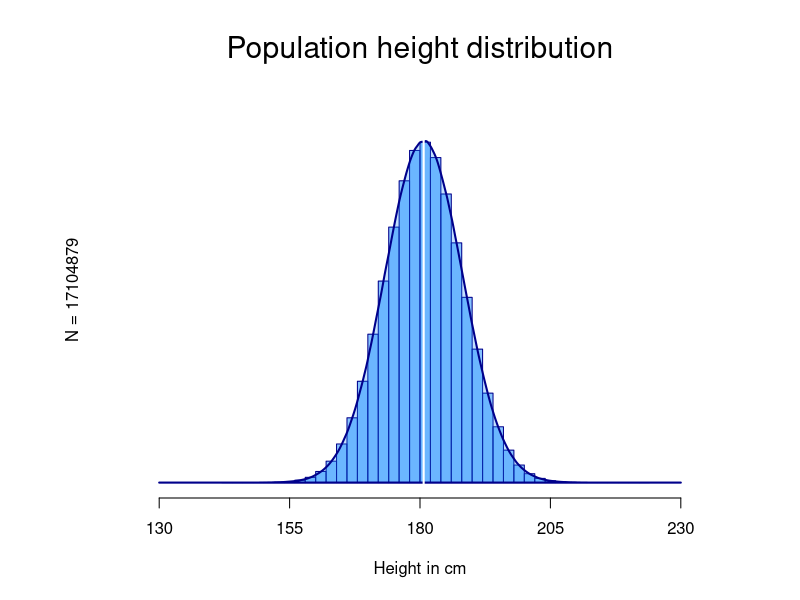
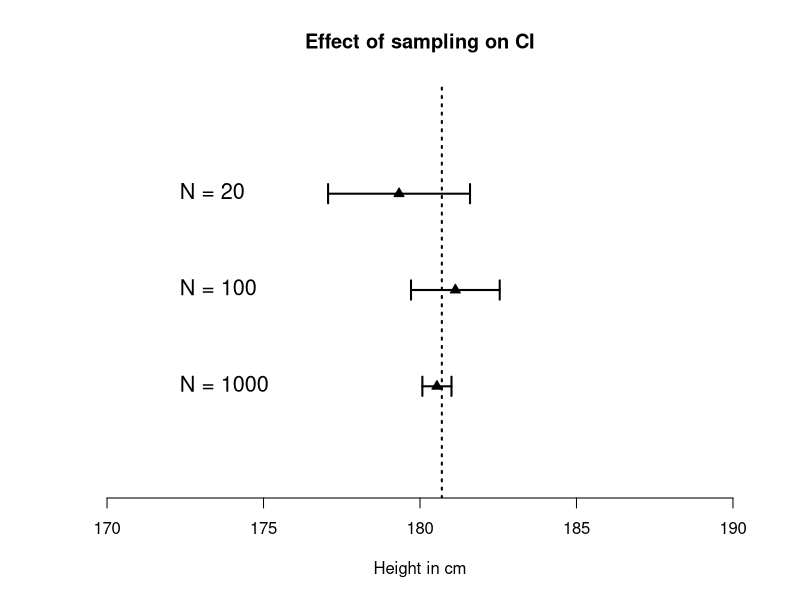
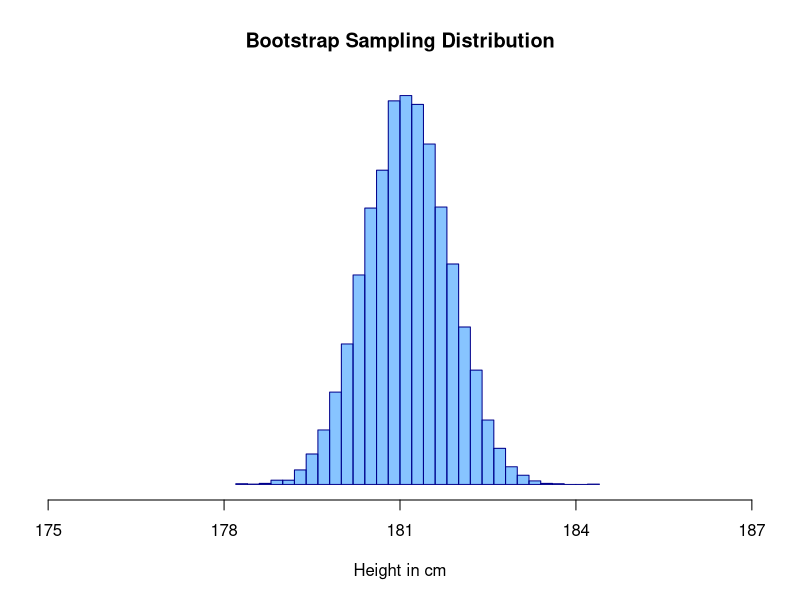
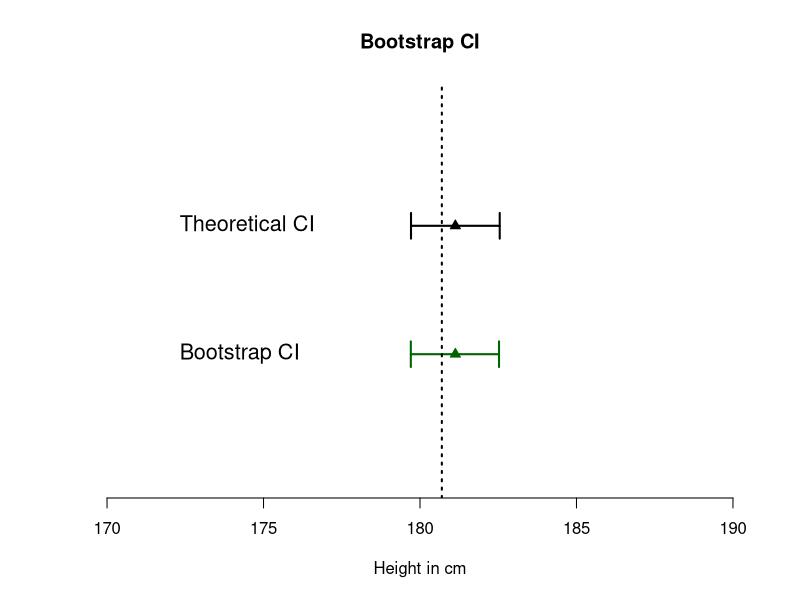

R code for these plots, in order:
## ---- chunk 1
knitr::opts_chunk$set(echo = TRUE)
knitr::opts_chunk$set(dev = 'svg')
## ---- chunk 2
# generate population data
set.seed(3665364)
pop <- rnorm(17104879, mean = 180.7, sd = 7.5)

# plot the distribution
hist(pop, freq = FALSE, ylim = c(0,0.06), xlim = c(120, 240), axes = FALSE, 
     breaks = 30, xlab = "", ylab = "", main = "", col = "#1E90FF88", 
     border = "#00008B")
polygon(density(pop, from = 130, to = 230), cex = 2, col = "#1E90FF44", 
        border = "#00008B", lwd = 2)
abline(v = 180.7, col = "white", lwd = 2)
axis(1, at = c(130,155,180,205,230))
mtext("Population height distribution", side = 3, line = 1, cex = 1.8)
mtext("N = 17104879", side = 2, line = 0)
mtext("Height in cm", side = 1, line = 3)

## ---- chunk 3
cat(" Statistics about the population:\n",
    "--------------------------------\n",
    "The shortest person is ", min(pop), " cm tall.\n",
    "Mean height is ", mean(pop), " cm.\n",
    "Median height is ", median(pop), " cm.\n",
    "The 5th and 95th percentiles are ", quantile(pop, probs = c(0.05, 0.95)), "cm.\n",
    "The tallest person is ", max(pop), " cm tall.")
## ---- chunk 4
# randomly sample from population
small <- sample(pop, 20)
medium <- sample(pop, 100)
large <- sample(pop, 1000)

# calculate means
means <- mean(small)
meanm <- mean(medium)
meanl <- mean(large)

# calculate standard errors
ses <- sd(small)/sqrt(length(small))
sem <- sd(medium)/sqrt(length(medium))
sel <- sd(large)/sqrt(length(large))

# calculate confidence intervals
CIs <- c(means-1.96*ses, means+1.96*ses)
CIm <- c(meanm-1.96*sem, meanm+1.96*sem)
CIl <- c(meanl-1.96*sel, meanl+1.96*sel)

# initialise plot
plot(0, xlim = c(170, 190), ylim = c(0, 4), bty = "L", xlab = "Height in cm",
     ylab = "", axes = F, cex = 1.3, main = "Effect of sampling on CI")
axis(1, cex = 1.3)

# horizontal lines
lines(CIl, y = c(1,1), lwd = 2)
lines(CIm, y = c(2,2), lwd = 2)
lines(CIs, y = c(3,3), lwd = 2)

# points
points(c(means, meanm, meanl), c(3,2,1), bg = "black", pch=24)

# vertical lines
lines(c(CIl[1], CIl[1]), c(0.9, 1.1), lwd = 2)
lines(c(CIl[2], CIl[2]), c(0.9, 1.1), lwd = 2)
lines(c(CIm[1], CIm[1]), c(1.9, 2.1), lwd = 2)
lines(c(CIm[2], CIm[2]), c(1.9, 2.1), lwd = 2)
lines(c(CIs[1], CIs[1]), c(2.9, 3.1), lwd = 2)
lines(c(CIs[2], CIs[2]), c(2.9, 3.1), lwd = 2)

# true mean
abline(v = mean(pop), lwd = 2, lty = 3)

# text
text(y = c(1,2,3), x = 172, labels = c("N = 1000", "N = 100", "N = 20"), pos = 4, cex = 1.3)
## ---- chunk 5
# Let's bootstrap 10000 times!
mean_sampling_distribution <- numeric(10000)
for (i in 1:10000){
  bootstrap_sample <- sample(medium, replace = T)
  mean_sampling_distribution[i] <- mean(bootstrap_sample)
}

opt <- par(mar = c(5,1,4,1))
hist(mean_sampling_distribution, freq = FALSE, 
     xlim = c(175, 187), axes = FALSE, breaks = 30, xlab = "Height in cm", 
     ylab = "", main = "Bootstrap Sampling Distribution", col = "#1E90FF88", 
     border = "#00008B")
axis(1, at = c(175,178,181,184,187))
par(opt)

## ---- chunk 6
CIbootstrap <- quantile(mean_sampling_distribution, probs = c(0.025,0.975))

# plot
plot(0, xlim = c(170, 190), ylim = c(0, 3), bty = "L", xlab = "Height in cm",
     ylab = "", axes = F, cex = 1.3, main = "Bootstrap CI")
axis(1, cex = 1.3)

# original CI
lines(CIm, y = c(2,2), lwd = 2)
lines(c(CIm[1], CIm[1]), c(1.9, 2.1), lwd = 2)
lines(c(CIm[2], CIm[2]), c(1.9, 2.1), lwd = 2)

# bootstrap CI
lines(CIbootstrap, y = c(1,1), lwd = 2, col = "dark green")
lines(c(CIbootstrap[1], CIbootstrap[1]), c(0.9, 1.1), lwd = 2, col = "dark green")
lines(c(CIbootstrap[2], CIbootstrap[2]), c(0.9, 1.1), lwd = 2, col = "dark green")

# true mean
abline(v = mean(pop), lwd = 2, lty = 3)

# text
text(y = c(1,2), x = 172, labels = c("Bootstrap CI", "Theoretical CI"), pos = 4, cex = 1.3)

# points
points(c(meanm, meanm), c(2,1), bg = c("black", "dark green"), 
       col = c("black", "dark green"), pch=24)


